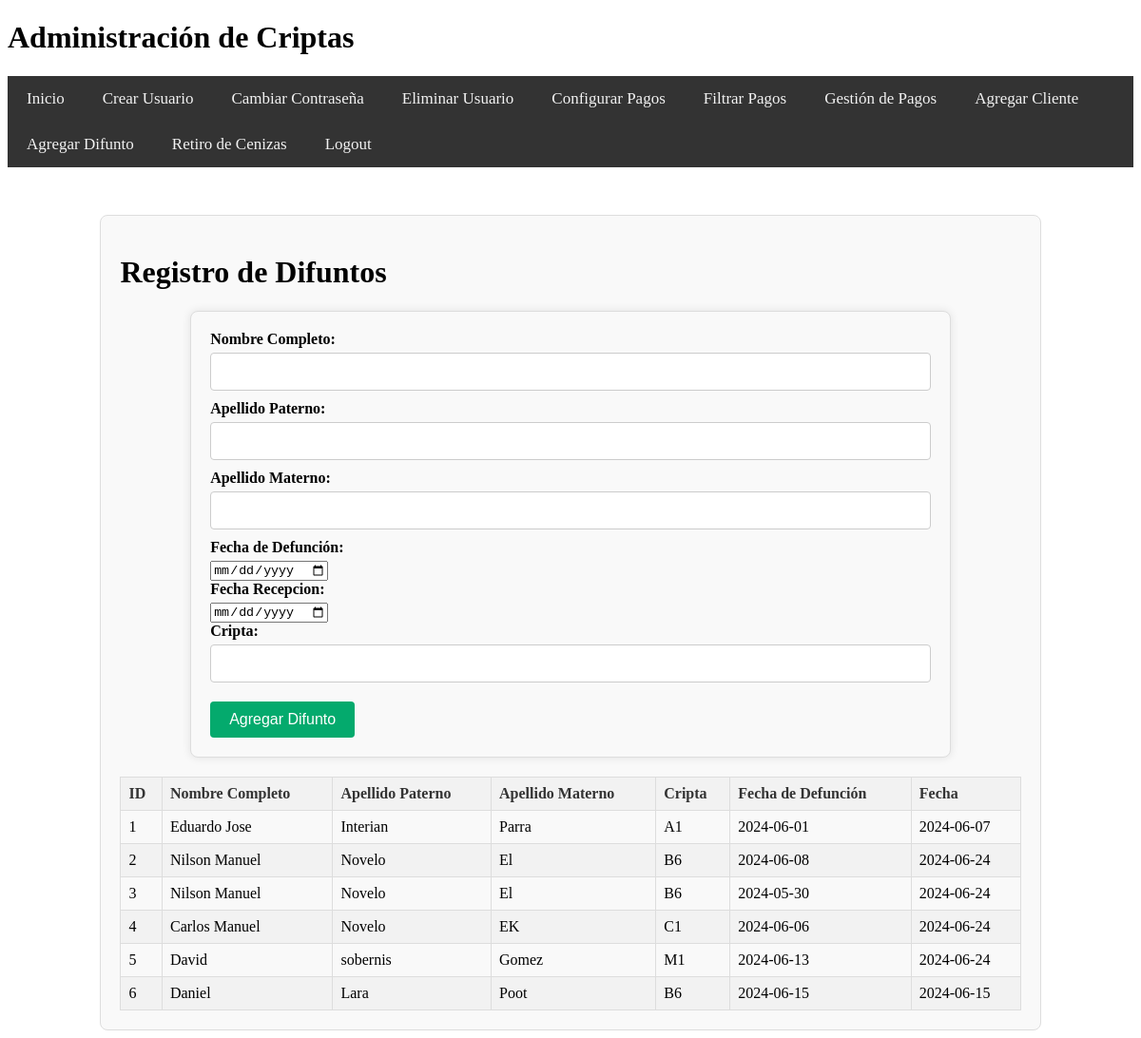
Page /agregar_difunto (signed in) on the earlier database version.
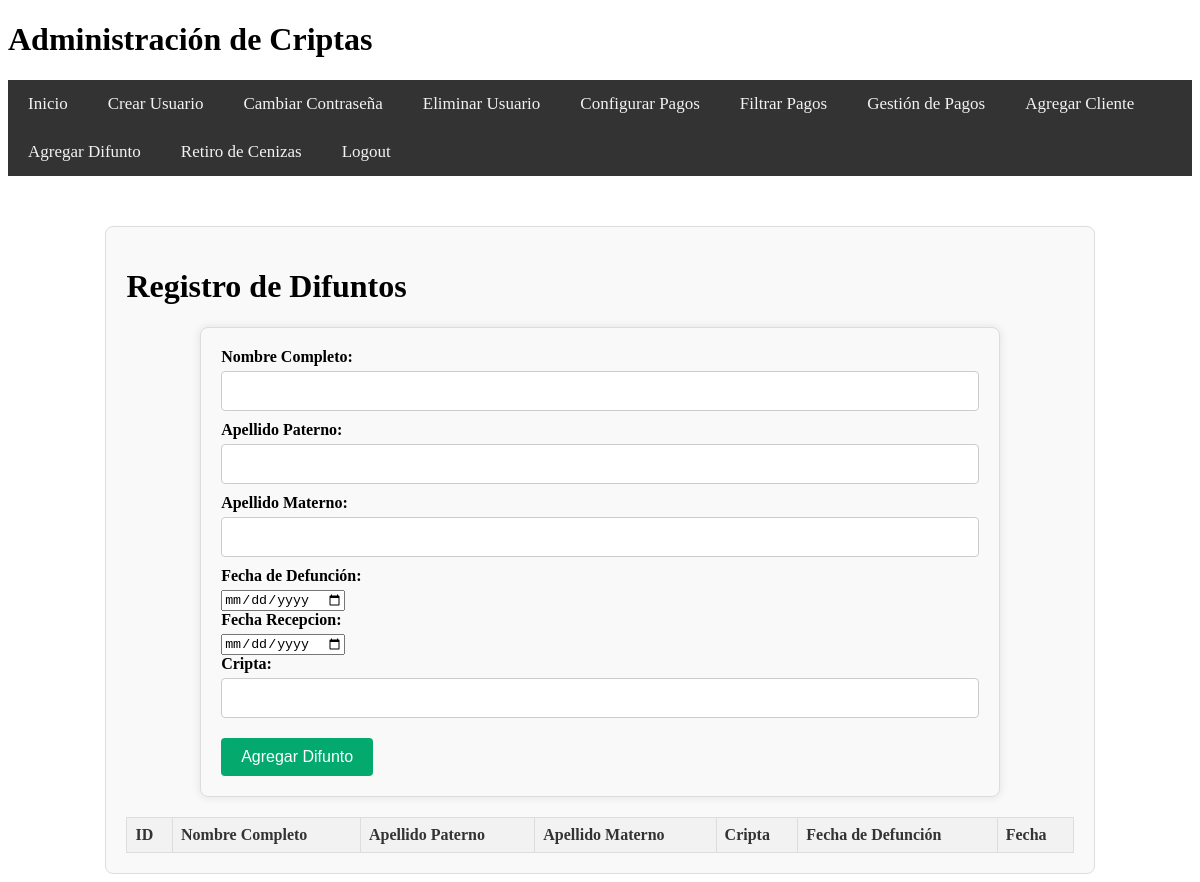
Same page on the later database version.
### tables this page shows
CREATE TABLE Difuntos (
    ID_difunto INTEGER PRIMARY KEY AUTOINCREMENT,
    Nombre_completo TEXT,
    Apellido_paterno TEXT,
    Apellido_materno TEXT,
    Cripta TEXT,
    Fecha_defuncion DATE,
    Fecha DATE,
    Fecha_Retiro DATE,
    FOREIGN KEY (Cripta) REFERENCES Clientes(Cripta)
);

### app.py (the view, shortened to what this page needs)
@app.route('/agregar_difunto', methods=['GET', 'POST'])
def agregar_difunto():
    if 'username' not in session:
        return redirect(url_for('login'))
    return render_template('agregar_difunto.html', difuntos=get_difuntos())

### app.py (called while the page is built)
def get_db_connection():
    conn = sqlite3.connect('cripta_administracion.db')
    conn.row_factory = sqlite3.Row
    return conn

def get_difuntos():
    conn = get_db_connection()
    cursor = conn.cursor()
    cursor.execute('SELECT * FROM difuntos')
    difuntos = cursor.fetchall()
    conn.close()
    return difuntos

### templates/agregar_difunto.html (shortened to what this page needs)
{% extends "base.html" %}
{% block content %}
<div class="container">
    <h1>Registro de Difuntos</h1>
    <form action="/agregar_difunto" method="post">
        <label for="nombre_completo">Nombre Completo:</label>
        <input type="text" id="nombre_completo" name="nombre_completo" required><br>
        <label for="apellido_paterno">Apellido Paterno:</label>
        <input type="text" id="apellido_paterno" name="apellido_paterno" required><br>
        <label for="apellido_materno">Apellido Materno:</label>
        <input type="text" id="apellido_materno" name="apellido_materno" required><br>
        <label for="fecha_defuncion">Fecha de Defunción:</label>
        <input type="date" id="fecha_defuncion" name="fecha_defuncion" required><br>
        <label for="fecha">Fecha Recepcion:</label>
        <input type="date" id="fecha" name="fecha" required><br>
        <label for="cripta">Cripta:</label>
        <input type="text" id="cripta" name="cripta" required><br>
        <input type="submit" value="Agregar Difunto">
    </form>
    <div style="overflow-x:auto;">
        <table id="tabla-difuntos">
            <thead>
                <tr>
                    <th>ID</th>
                    <th>Nombre Completo</th>
                    <th>Apellido Paterno</th>
                    <th>Apellido Materno</th>
                    <th>Cripta</th>
                    <th>Fecha de Defunción</th>
                    <th>Fecha</th>
                </tr>
            </thead>
            <tbody>
                {% for difunto in difuntos %}
                <tr>
                    <td>{{ difunto[0] }}</td>
                    <td>{{ difunto[1] }}</td>
                    <td>{{ difunto[2] }}</td>
                    <td>{{ difunto[3] }}</td>
                    <td>{{ difunto[4] if difunto[4] else "-" }}</td>
                    <td>{{ difunto[5] }}</td>
                    <td>{{ difunto[6] }}</td>
                </tr>
                {% endfor %}
            </tbody>
        </table>
    </div>
</div>
{% endblock %}

### templates/base.html (shortened to what this page needs)
<!DOCTYPE html>
<html lang="es">
<head>
    <link rel="stylesheet" href="{{ url_for('static', filename='styles.css') }}">
</head>
<body>
    <header>
        <h1>Administración de Criptas</h1>
        {% if 'username' in session %}
        <nav>
            <ul class="navbar">
                <li><a href="{{ url_for('menu') }}">Inicio</a></li>
                {% if session['role'] == 'admin' %}
                <li><a href="{{ url_for('create_user') }}">Crear Usuario</a></li>
                <li><a href="{{ url_for('change_password') }}">Cambiar Contraseña</a></li>
                <li><a href="{{ url_for('delete_user') }}">Eliminar Usuario</a></li>
                <li><a href="{{ url_for('configurar_pagos') }}">Configurar Pagos</a></li>
                <li><a href="{{ url_for('filtrado_pagos') }}">Filtrar Pagos</a></li>
                {% endif %}
                <li><a href="{{ url_for('pagos_cajero') }}">Gestión de Pagos</a></li>
                <li><a href="{{ url_for('agregar_cliente') }}">Agregar Cliente</a></li>
                <li><a href="{{ url_for('agregar_difunto') }}">Agregar Difunto</a></li>
                <li><a href="{{ url_for('retiro_cenizas') }}">Retiro de Cenizas</a></li>
                <li><a href="{{ url_for('logout') }}">Logout</a></li>
            </ul>
        </nav>
        {% endif %}
    </header>
    <main>
        {% block content %}{% endblock %}
    </main>
</body>
</html>

### static/styles.css (style rules this page uses)
nav { background-color: #333; overflow: hidden; }
nav ul { list-style-type: none; margin: 0; padding: 0; text-align: center; }
nav ul li { display: inline; }
nav ul li a { text-decoration: none; color: #fff; padding: 10px 20px; display: inline-block; }
.navbar { background-color: #333; overflow: hidden; }
.navbar a { float: left; display: block; color: #f2f2f2; text-align: center; padding: 14px 20px; text-decoration: none; font-size: 17px; }
.container { width: 80%; margin: auto; padding: 20px; border: 1px solid #ddd; border-radius: 8px; background-color: #f9f9f9; margin-top: 50px; }
form { margin-bottom: 20px; }
form label { display: block; margin-bottom: 5px; font-weight: bold; }
form input[type="text"], form input[type="file"] { width: calc(100% - 12px); padding: 8px; margin-bottom: 10px; border: 1px solid #ccc; border-radius: 4px; font-size: 16px; }
form input[type="submit"] { background-color: #04AA6D; color: white; border: none; padding: 10px 20px; text-align: center; text-decoration: none; display: inline-block; font-size: 16px; margin-top: 10px; cursor: pointer; border-radius: 4px; }
table { width: 100%; border-collapse: collapse; margin-top: 20px; }
table th, table td { border: 1px solid #ddd; padding: 8px; text-align: left; }
table th { background-color: #f2f2f2; color: #333; }
form { width: 80%; margin: auto; padding: 20px; border: 1px solid #ddd; border-radius: 8px; background-color: #f9f9f9; box-shadow: 0 0 10px rgba(0, 0, 0, 0.1); margin-top: 20px; }
form input[type="text"], form select { width: calc(100% - 22px); padding: 10px; margin-bottom: 10px; border: 1px solid #ccc; border-radius: 4px; font-size: 16px; }
table, th, td { border: 1px solid #ddd; padding: 8px; text-align: left; }
th { background-color: #f2f2f2; }

Differences in the rows shown:
removed Difuntos: ID_difunto "1", Nombre_completo "Eduardo Jose", Apellido_paterno "Interian", Apellido_materno "Parra", Cripta "A1", Fecha_defuncion "2024-06-01", Fecha "2024-06-07"
removed Difuntos: ID_difunto "2", Nombre_completo "Nilson Manuel", Apellido_paterno "Novelo", Apellido_materno "El", Cripta "B6", Fecha_defuncion "2024-06-08", Fecha "2024-06-24"
removed Difuntos: ID_difunto "3", Nombre_completo "Nilson Manuel", Apellido_paterno "Novelo", Apellido_materno "El", Cripta "B6", Fecha_defuncion "2024-05-30", Fecha "2024-06-24"
removed Difuntos: ID_difunto "4", Nombre_completo "Carlos Manuel", Apellido_paterno "Novelo", Apellido_materno "EK", Cripta "C1", Fecha_defuncion "2024-06-06", Fecha "2024-06-24"
removed Difuntos: ID_difunto "5", Nombre_completo "David", Apellido_paterno "sobernis", Apellido_materno "Gomez", Cripta "M1", Fecha_defuncion "2024-06-13", Fecha "2024-06-24"
removed Difuntos: ID_difunto "6", Nombre_completo "Daniel", Apellido_paterno "Lara", Apellido_materno "Poot", Cripta "B6", Fecha_defuncion "2024-06-15", Fecha "2024-06-15"
